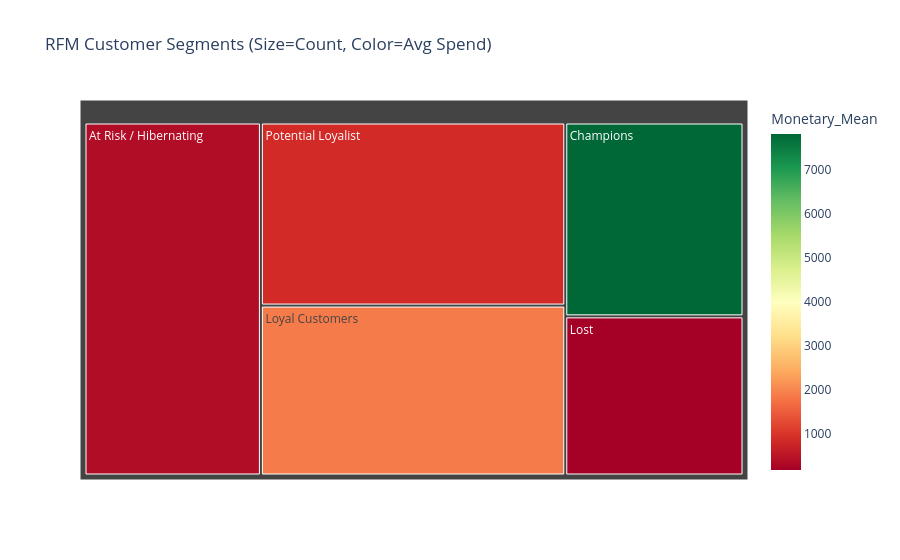

Notebook code cell kept with this figure:
### Code cell
import plotly.express as px

# Prepare data for visualization
rfm_stats = rfm.groupby('Segment').agg({
    'Recency': 'mean',
    'Frequency': 'mean',
    'Monetary': ['mean', 'count']
}).round(1)

rfm_stats.columns = ['Recency_Mean', 'Frequency_Mean', 'Monetary_Mean', 'Count']
rfm_stats = rfm_stats.reset_index()

# Plot
fig = px.treemap(rfm_stats, 
                 path=['Segment'], 
                 values='Count',
                 color='Monetary_Mean',
                 title='RFM Customer Segments (Size=Count, Color=Avg Spend)',
                 color_continuous_scale='RdYlGn')
fig.show()

### Figure 1 — Plotly figure (JSON) as saved in the notebook; plotly's stock layout.template omitted (floating-point values rounded to 4 significant figures)
{"data": [{"branchvalues": "total", "customdata": [[367.3], [7819.0], [165.5], [1866.0], [848.0]], "domain": {"x": [0, 1], "y": [0, 1]}, "hovertemplate": "labels=%{label}<br>Count=%{value}<br>parent=%{parent}<br>id=%{id}<br>Monetary_Mean=%{color}<extra></extra>", "ids": ["At Risk / Hibernating", "Champions", "Lost", "Loyal Customers", "Potential Loyalist"], "labels": ["At Risk / Hibernating", "Champions", "Lost", "Loyal Customers", "Potential Loyalist"], "marker": {"coloraxis": "coloraxis", "colors": [367.3, 7819.0, 165.5, 1866.0, 848.0]}, "name": "", "parents": ["", "", "", "", ""], "type": "treemap", "values": [1168.0, 648.0, 532.0, 970.0, 1045.0]}], "layout": {"coloraxis": {"colorbar": {"title": {"text": "Monetary_Mean"}}, "colorscale": [[0, "rgb(165,0,38)"], [0.1, "rgb(215,48,39)"], [0.2, "rgb(244,109,67)"], [0.3, "rgb(253,174,97)"], [0.4, "rgb(254,224,139)"], [0.5, "rgb(255,255,191)"], [0.6, "rgb(217,239,139)"], [0.7, "rgb(166,217,106)"], [0.8, "rgb(102,189,99)"], [0.9, "rgb(26,152,80)"], [1, "rgb(0,104,55)"]]}, "legend": {"tracegroupgap": 0}, "title": {"text": "RFM Customer Segments (Size=Count, Color=Avg Spend)"}}}
